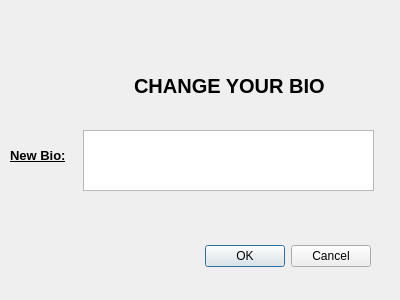
<?xml version="1.0" encoding="UTF-8"?>
<ui version="4.0">
 <class>ChangeBio</class>
 <widget class="QDialog" name="ChangeBio">
  <property name="geometry">
   <rect>
    <x>0</x>
    <y>0</y>
    <width>400</width>
    <height>300</height>
   </rect>
  </property>
  <property name="windowTitle">
   <string>Dialog</string>
  </property>
  <widget class="QDialogButtonBox" name="buttonBox">
   <property name="geometry">
    <rect>
     <x>30</x>
     <y>240</y>
     <width>341</width>
     <height>32</height>
    </rect>
   </property>
   <property name="orientation">
    <enum>Qt::Horizontal</enum>
   </property>
   <property name="standardButtons">
    <set>QDialogButtonBox::Cancel|QDialogButtonBox::Ok</set>
   </property>
  </widget>
  <widget class="QLineEdit" name="title">
   <property name="geometry">
    <rect>
     <x>100</x>
     <y>60</y>
     <width>261</width>
     <height>51</height>
    </rect>
   </property>
   <property name="font">
    <font>
     <pointsize>15</pointsize>
     <weight>75</weight>
     <bold>true</bold>
    </font>
   </property>
   <property name="styleSheet">
    <string notr="true">background-color: transparent;
border:transparent;</string>
   </property>
   <property name="text">
    <string>CHANGE YOUR BIO</string>
   </property>
   <property name="alignment">
    <set>Qt::AlignCenter</set>
   </property>
  </widget>
  <widget class="QLabel" name="label_logo">
   <property name="geometry">
    <rect>
     <x>20</x>
     <y>40</y>
     <width>71</width>
     <height>71</height>
    </rect>
   </property>
   <property name="text">
    <string/>
   </property>
   <property name="pixmap">
    <pixmap>:/images/bio_logo.png</pixmap>
   </property>
   <property name="scaledContents">
    <bool>true</bool>
   </property>
  </widget>
  <widget class="QLabel" name="label_mail">
   <property name="geometry">
    <rect>
     <x>10</x>
     <y>140</y>
     <width>91</width>
     <height>31</height>
    </rect>
   </property>
   <property name="font">
    <font>
     <pointsize>10</pointsize>
     <weight>75</weight>
     <italic>false</italic>
     <bold>true</bold>
     <underline>true</underline>
    </font>
   </property>
   <property name="text">
    <string>New Bio:</string>
   </property>
  </widget>
  <widget class="QTextEdit" name="textEdit">
   <property name="geometry">
    <rect>
     <x>83</x>
     <y>130</y>
     <width>291</width>
     <height>61</height>
    </rect>
   </property>
  </widget>
 </widget>
 <resources/>
 <connections>
  <connection>
   <sender>buttonBox</sender>
   <signal>accepted()</signal>
   <receiver>ChangeBio</receiver>
   <slot>accept()</slot>
   <hints>
    <hint type="sourcelabel">
     <x>248</x>
     <y>254</y>
    </hint>
    <hint type="destinationlabel">
     <x>157</x>
     <y>274</y>
    </hint>
   </hints>
  </connection>
  <connection>
   <sender>buttonBox</sender>
   <signal>rejected()</signal>
   <receiver>ChangeBio</receiver>
   <slot>reject()</slot>
   <hints>
    <hint type="sourcelabel">
     <x>316</x>
     <y>260</y>
    </hint>
    <hint type="destinationlabel">
     <x>286</x>
     <y>274</y>
    </hint>
   </hints>
  </connection>
 </connections>
</ui>
